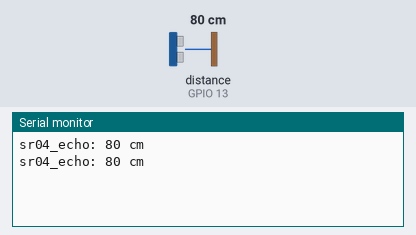
This sketch was run on a simulated ESP8266 (NodeMCU). Shown: the last lines printed to the serial monitor. Wiring (inferred from the names in the program): ultrasonic range finder: trigger GPIO 12; echo GPIO 13. The test bench sets the inputs (shaded band); at power-on: distance to the obstacle (sensor on GPIO 13) 80 cm. The echo pulse lasts 58.3 µs per cm; WiFi joins after 1.5 s; servers stay silent unless stated.

Above: at 3.0 s.
3.1 s: distance to the obstacle (sensor on GPIO 13) set to 250 cm
At 4.7 s:
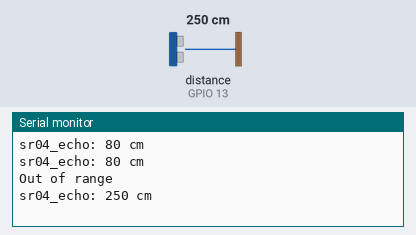
6.3 s: distance to the obstacle (sensor on GPIO 13) set to 2 cm
At 7.5 s:
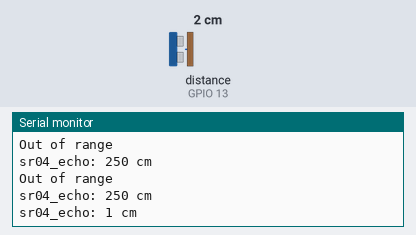
Timing chart, 0 to 9.3 s (numbered marks = the images above; inputs shaded):
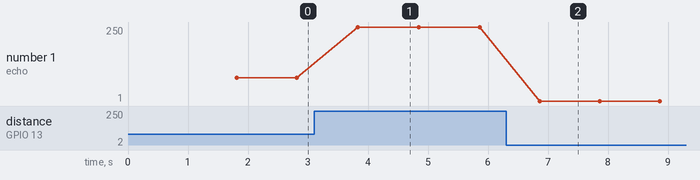

Measured:
- after the input at 3.1 s, the serial monitor: prints a new line after 0.73 s (image 1)
- after the input at 6.3 s, the serial monitor: prints a new line after 0.56 s (image 2)
- plotted number 1: 80 → 250 after the input at 3.1 s, 250 → 1 after the input at 6.3 s

The sketch:

blynk_opengarage2.ino
```cpp
#define BLYNK_PRINT Serial    // Comment this out to disable prints and save space
#include <ESP8266WiFi.h>
#include <BlynkSimpleEsp8266.h>

// You should get Auth Token in the Blynk App.
// Go to the Project Settings (nut icon).
//char auth[] = "04fbed8623924761853ccb3d50527391";   // opengarage2
char auth[] = "9922b2579c48421f8a18a0068a6d8ccd";     // opengarage

WidgetLED led(V1);
WidgetLCD lcd(V2);
char uptime_string[16];

//
// garage control pin
//
//int garage_pin = 14;
//int garage_state = 0;  /* 0: close; 1: open */

//
// HC-SR04
//
#define SR04_TRIG_PIN   12
#define SR04_ECHO_PIN   13
long sr04_echo = 0;
int door_open=0;
int sr04_count_max=3;


//************************** Just Some basic Definitions used for the Up Time LOgger ************//
long Day=0;
int Hour =0;
int Minute=0;
int Second=0;
int HighMillis=0;
int Rollover=0;

void setup()
{
  Serial.begin(115200);
  Blynk.begin(auth, "ATT283", "2512825926");

//  pinMode(garage_pin, OUTPUT);
  pinMode(SR04_ECHO_PIN, INPUT);
  pinMode(SR04_TRIG_PIN, OUTPUT);
  led.off();
}

void loop()
{
  int sr04_count;

  Blynk.run();

//  Serial.print("garage_pin: ");
//  Serial.println(garage_state);

  uptime(); //Runs the uptime script located below the main loop and reenters the main loop
  print_Uptime();

  sr04_echo = sr04_check();
  Serial.print("sr04_echo: ");
  Serial.print(sr04_echo);
  Serial.println(" cm");
//  Serial.println("#################");
  if ( sr04_echo < 65 && door_open == 0 ) { // door open detected first time
    sr04_count++;
    if ( sr04_count == sr04_count_max ) {  // for some reason, sr04 can randomly measured distance less then 65cm even though when it should be more than 200cm
                                          // if for sr04_count_max times, it measures less than 65cm, treat it as valid values
      door_open = 1;
      led.on();
      Blynk.email("donaldyan@gmail.com", "GARAGE DOOR OPEN!", "Garage door has been opened.");
    }
  }
  else if ( sr04_echo >= 65 && door_open == 1 ) { // door close detected first time
    door_open = 0;
    led.off();
    sr04_count = 0;
  }

  delay(1000);
}

BLYNK_READ(V0)
{
  Blynk.virtualWrite(V0, sr04_echo);
  Serial.print("READ V0: ");
  Serial.println(sr04_echo);
}

// there seems like a probelm with float type calculation in esp8266. and wifi/socket always got disconnected when distance is more than 5cm.
// change from 29.1 to 29 instead
int sr04_check() {
  int duration, distance;

  digitalWrite(SR04_TRIG_PIN, LOW);  // Added this line
  delayMicroseconds(2); // Added this line
  digitalWrite(SR04_TRIG_PIN, HIGH);
//  delayMicroseconds(1000); - Removed this line
  delayMicroseconds(10); // Added this line
  digitalWrite(SR04_TRIG_PIN, LOW);
  duration = pulseIn(SR04_ECHO_PIN, HIGH);
  distance = (duration/2)/29.1;

//  Serial.print("sr04_check: ");
//  Serial.print(distance);
//  Serial.println(" cm");

  if (distance >= 200 || distance <= 0)
    Serial.println("Out of range");

//  delay(100);

  return distance;
}

//************************ Uptime Code - Makes a count of the total up time since last start ****************//

void uptime(){
  //** Making Note of an expected rollover *****//
  if(millis()>=3000000000){
    HighMillis=1;
  }

  //** Making note of actual rollover **//
  if(millis()<=100000&&HighMillis==1){
    Rollover++;
    HighMillis=0;
  }

  long secsUp = millis()/1000;

  Second = secsUp%60;
  Minute = (secsUp/60)%60;
  Hour = (secsUp/(60*60))%24;
  Day = (Rollover*50)+(secsUp/(60*60*24));  //First portion takes care of a rollover [around 50 days]

}

//******************* Prints the uptime to serial window **********************//
void print_Uptime(){

//  Serial.print(F("Uptime: ")); // The "F" Portion saves your SRam Space
//  Serial.print(Day);
//  Serial.print(F("  Days  "));
//  Serial.print(Hour);
//  Serial.print(F("  Hours  "));
//  Serial.print(Minute);
//  Serial.print(F("  Minutes  "));
//  Serial.print(Second);
//  Serial.println(F("  Seconds"));
  lcd.print(1,0, "Uptime:" );
  sprintf(uptime_string, "%02d:%02d:%02d:%02d", Day, Hour, Minute, Second);
  lcd.print(2,1, uptime_string);
}
```
